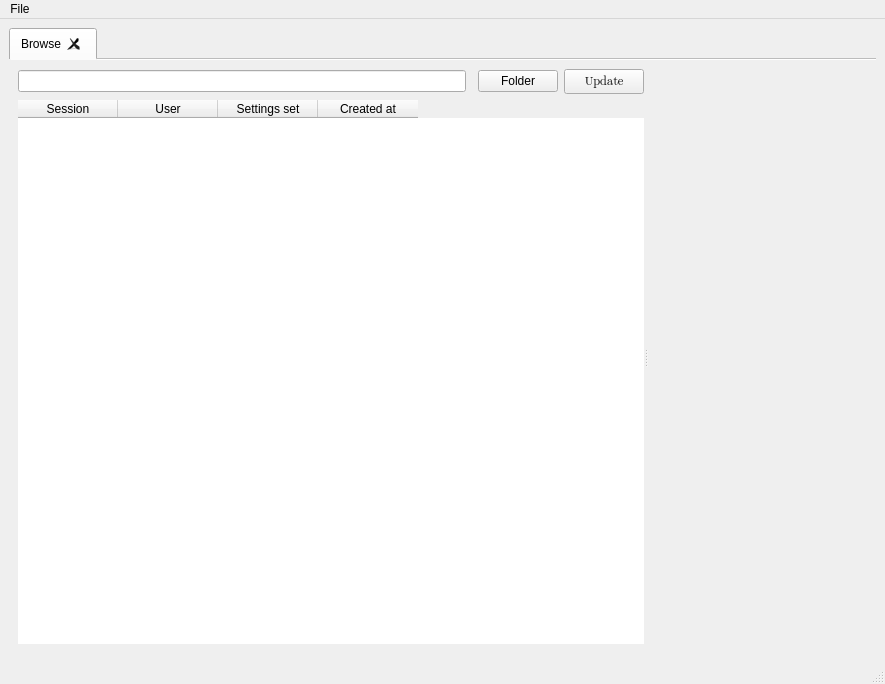
<?xml version="1.0" encoding="UTF-8"?>
<ui version="4.0">
 <class>MainWindow</class>
 <widget class="QMainWindow" name="MainWindow">
  <property name="geometry">
   <rect>
    <x>0</x>
    <y>0</y>
    <width>885</width>
    <height>684</height>
   </rect>
  </property>
  <property name="mouseTracking">
   <bool>false</bool>
  </property>
  <property name="windowTitle">
   <string notr="true">MainWindow</string>
  </property>
  <widget class="QWidget" name="centralwidget">
   <layout class="QVBoxLayout" name="verticalLayout_3">
    <item>
     <widget class="QTabWidget" name="plots">
      <property name="currentIndex">
       <number>0</number>
      </property>
      <property name="documentMode">
       <bool>true</bool>
      </property>
      <property name="tabsClosable">
       <bool>true</bool>
      </property>
      <property name="movable">
       <bool>true</bool>
      </property>
      <widget class="QWidget" name="tab">
       <attribute name="title">
        <string>Browse</string>
       </attribute>
       <layout class="QHBoxLayout" name="horizontalLayout">
        <item>
         <widget class="QSplitter" name="splitter">
          <property name="orientation">
           <enum>Qt::Orientation::Horizontal</enum>
          </property>
          <widget class="QWidget" name="widget_3" native="true">
           <layout class="QGridLayout" name="gridLayout_2">
            <item row="0" column="0">
             <widget class="QLineEdit" name="leCurrentFolder"/>
            </item>
            <item row="0" column="2">
             <widget class="QPushButton" name="pbOpenFolder">
              <property name="text">
               <string>Folder</string>
              </property>
              <property name="icon">
               <iconset theme="folder"/>
              </property>
             </widget>
            </item>
            <item row="0" column="3">
             <widget class="QPushButton" name="pbRefreshFolder">
              <property name="font">
               <font>
                <family>Noto Color Emoji</family>
               </font>
              </property>
              <property name="text">
               <string>Update</string>
              </property>
             </widget>
            </item>
            <item row="1" column="0" colspan="4">
             <widget class="QTableWidget" name="lwLogs">
              <property name="styleSheet">
               <string notr="true">QTableWidget {
    border: none;
    alternate-background-color: palette(alternate-base);
}

QTableWidget::item {
    border: none;
    padding: 4px;
}

QTableWidget::item:selected {
    background-color: palette(highlight);
    color: palette(highlighted-text);
}

QTableWidget {
    outline: none;
}</string>
              </property>
              <property name="showDropIndicator" stdset="0">
               <bool>false</bool>
              </property>
              <property name="dragDropOverwriteMode">
               <bool>false</bool>
              </property>
              <property name="selectionMode">
               <enum>QAbstractItemView::SelectionMode::SingleSelection</enum>
              </property>
              <property name="selectionBehavior">
               <enum>QAbstractItemView::SelectionBehavior::SelectRows</enum>
              </property>
              <property name="sortingEnabled">
               <bool>true</bool>
              </property>
              <attribute name="horizontalHeaderCascadingSectionResizes">
               <bool>true</bool>
              </attribute>
              <column>
               <property name="text">
                <string>Session</string>
               </property>
              </column>
              <column>
               <property name="text">
                <string>User</string>
               </property>
              </column>
              <column>
               <property name="text">
                <string>Settings set</string>
               </property>
              </column>
              <column>
               <property name="text">
                <string>Created at</string>
               </property>
              </column>
             </widget>
            </item>
           </layout>
          </widget>
          <widget class="LogDescriptionWidget" name="logDescription" native="true">
           <property name="sizePolicy">
            <sizepolicy hsizetype="Maximum" vsizetype="Preferred">
             <horstretch>0</horstretch>
             <verstretch>0</verstretch>
            </sizepolicy>
           </property>
          </widget>
         </widget>
        </item>
       </layout>
      </widget>
     </widget>
    </item>
   </layout>
  </widget>
  <widget class="QMenuBar" name="menubar">
   <property name="geometry">
    <rect>
     <x>0</x>
     <y>0</y>
     <width>885</width>
     <height>22</height>
    </rect>
   </property>
   <widget class="QMenu" name="menuFile">
    <property name="title">
     <string>File</string>
    </property>
    <addaction name="actionOpenFile"/>
    <addaction name="actionApplicationUpdates"/>
    <addaction name="separator"/>
    <addaction name="actionExit"/>
   </widget>
   <addaction name="menuFile"/>
  </widget>
  <widget class="QStatusBar" name="statusbar"/>
  <action name="actionOpenFile">
   <property name="text">
    <string>Open file...</string>
   </property>
  </action>
  <action name="actionExit">
   <property name="text">
    <string>Exit</string>
   </property>
  </action>
  <action name="actionApplicationUpdates">
   <property name="text"><string>Application updates...</string></property>
  </action>
 </widget>
 <customwidgets>
  <customwidget>
   <class>LogDescriptionWidget</class>
   <extends>QWidget</extends>
   <header>logdescriptionwidget.h</header>
   <container>1</container>
  </customwidget>
 </customwidgets>
 <resources/>
 <connections/>
</ui>
